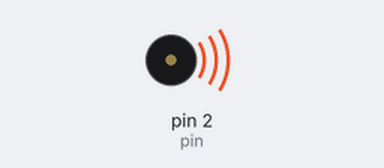
The sketch below on a simulated Arduino Uno, built with avr-gcc and run on an emulated ATmega328P. Parts: buzzer (waves = sounding).

Above: at 0.1 s.
At 6.7 s:
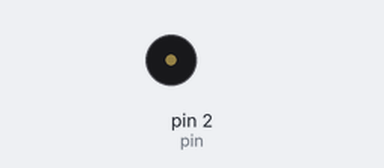
Timing chart, 0 to 8.2 s (numbered marks = the images above):
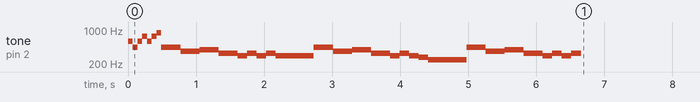

The sketch:

Musica.ino
```cpp
//Ganar
#include <EasyBuzzer.h>
int pin = 2;
void setup() {
  // put your setup code here, to run once:
  EasyBuzzer.setPin(pin);

    EasyBuzzer.singleBeep( 587, 63.2023125);
    delay(70.2247916667);
    EasyBuzzer.singleBeep( 440, 63.2023125);
    delay(70.2247916667);
    EasyBuzzer.singleBeep( 587, 63.2023125);
    delay(70.2247916667);
    EasyBuzzer.singleBeep( 739, 63.2023125);
    delay(70.2247916667);
    EasyBuzzer.singleBeep( 587, 63.2023125);
    delay(70.2247916667);
    EasyBuzzer.singleBeep( 739, 63.2023125);
    delay(70.2247916667);
    EasyBuzzer.singleBeep( 880, 63.2023125);
    delay(70.2247916667);
    EasyBuzzer.singleBeep( 440, 126.404625);
    delay(140.449583333);
    EasyBuzzer.singleBeep( 440, 126.404625);
    delay(140.449583333);
    EasyBuzzer.singleBeep( 369, 126.404625);
    delay(140.449583333);
    delay(140.449583333);
    EasyBuzzer.singleBeep( 391, 126.404625);
    delay(140.449583333);
    EasyBuzzer.singleBeep( 391, 126.404625);
    delay(140.449583333);
    EasyBuzzer.singleBeep( 329, 126.404625);
    delay(140.449583333);
    delay(140.449583333);
    EasyBuzzer.singleBeep( 293, 126.404625);
    delay(140.449583333);
    EasyBuzzer.singleBeep( 329, 126.404625);
    delay(140.449583333);
    EasyBuzzer.singleBeep( 293, 126.404625);
    delay(140.449583333);
    EasyBuzzer.singleBeep( 329, 126.404625);
    delay(140.449583333);
    EasyBuzzer.singleBeep( 293, 126.404625);
    delay(140.449583333);
    delay(140.449583333);
    EasyBuzzer.singleBeep( 293, 126.404625);
    delay(140.449583333);
    delay(140.449583333);
    EasyBuzzer.singleBeep( 440, 126.404625);
    delay(140.449583333);
    EasyBuzzer.singleBeep( 440, 126.404625);
    delay(140.449583333);
    EasyBuzzer.singleBeep( 369, 126.404625);
    delay(140.449583333);
    delay(140.449583333);
    EasyBuzzer.singleBeep( 391, 126.404625);
    delay(140.449583333);
    EasyBuzzer.singleBeep( 391, 126.404625);
    delay(140.449583333);
    EasyBuzzer.singleBeep( 329, 126.404625);
    delay(140.449583333);
    delay(140.449583333);
    EasyBuzzer.singleBeep( 293, 126.404625);
    delay(140.449583333);
    EasyBuzzer.singleBeep( 329, 126.404625);
    delay(140.449583333);
    EasyBuzzer.singleBeep( 293, 126.404625);
    delay(140.449583333);
    EasyBuzzer.singleBeep(277, 126.404625);
    delay(140.449583333);
    EasyBuzzer.singleBeep( 246, 63.2023125);
    delay(70.2247916667);
    delay(491.573541667);
    EasyBuzzer.singleBeep( 440, 126.404625);
    delay(140.449583333);
    EasyBuzzer.singleBeep( 440, 126.404625);
    delay(140.449583333);
    EasyBuzzer.singleBeep( 369, 126.404625);
    delay(140.449583333);
    delay(140.449583333);
    EasyBuzzer.singleBeep( 391, 126.404625);
    delay(140.449583333);
    EasyBuzzer.singleBeep( 391, 126.404625);
    delay(140.449583333);
    EasyBuzzer.singleBeep( 329, 126.404625);
    delay(140.449583333);
    delay(140.449583333);
    EasyBuzzer.singleBeep( 293, 126.404625);
    delay(140.449583333);
    EasyBuzzer.singleBeep( 329, 126.404625);
    delay(140.449583333);
    EasyBuzzer.singleBeep( 293, 126.404625);
    delay(140.449583333);
    EasyBuzzer.singleBeep( 329, 126.404625);
    delay(140.449583333);
}

void loop() {
  // put your main code here, to run repeatedly:
  EasyBuzzer.update();
}
```

Source omitted: graficos.c (data table, 129263 bytes)

Measured:
- by itself, tone on pin 2 (pin): plays 587 Hz for 0.07 s, 440 Hz for 0.07 s, 587 Hz for 0.07 s, 739 Hz for 0.07 s, 587 Hz for 0.07 s, 739 Hz for 0.07 s … (33 notes in this stretch)
